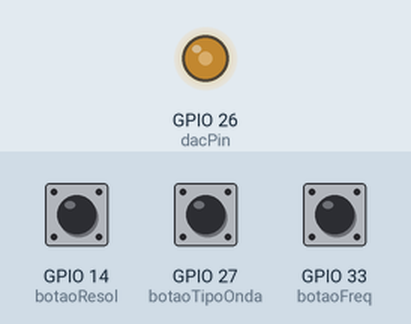
This sketch was run on a simulated ESP32. Parts: output pins drawn as LEDs (lit = HIGH). The inputs (shaded band) are chosen by the test bench; at power-on: GPIO 14 (botaoResol) HIGH, GPIO 27 (botaoTipoOnda) HIGH, GPIO 33 (botaoFreq) HIGH. What the sketch prints to the serial monitor is not drawn.

Above: at 1.2 s.
1.3 s: GPIO 14 (botaoResol) pulled LOW for 0.15 s
At 2.6 s:
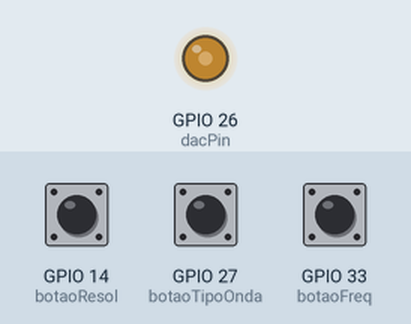
2.9 s: GPIO 27 (botaoTipoOnda) pulled LOW for 0.15 s
4.5 s: GPIO 27 (botaoTipoOnda) pulled LOW for 1 s
At 5.1 s:
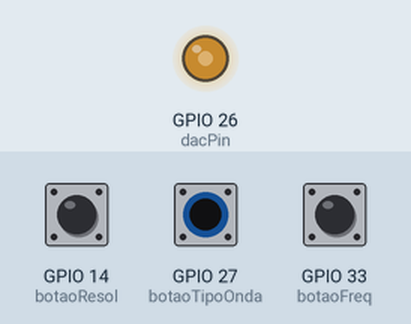
7.0 s: GPIO 14 (botaoResol) pulled LOW for 1 s
At 8.7 s:
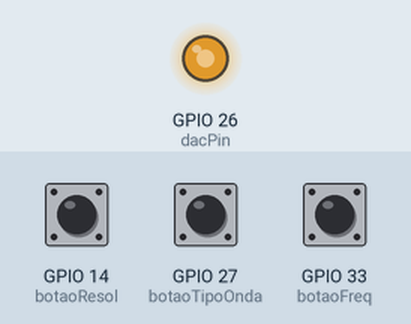
9.5 s: GPIO 14 (botaoResol) pulled LOW for 0.15 s
At 10.4 s:
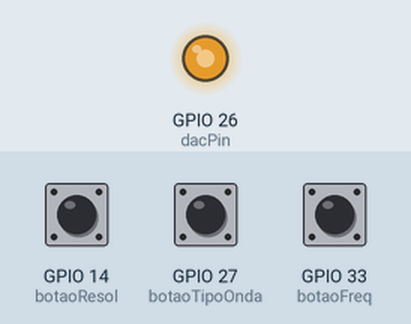
11.1 s: GPIO 33 (botaoFreq) pulled LOW for 0.15 s
At 12.5 s:
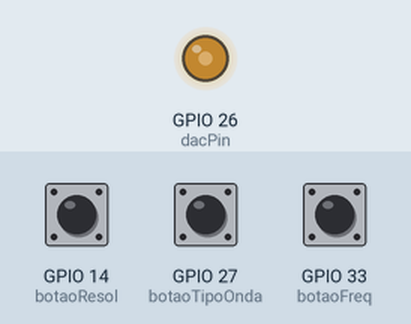
Timing chart, 0 to 31.3 s (numbered marks = the images above; inputs shaded):
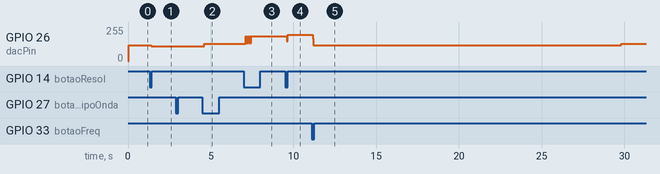

The sketch:

Codigo_do_Gerador_de_Sinais_ESP_32.ino
```cpp
#include <Arduino.h>

// -------- Configurações Iniciais --------
int SAM = 64;  // resolução inicial
float values[512];    // maior tamanho possível
uint8_t tvalues[512]; // buffer máximo

const int dacPin = 26;        // GPIO26 = DAC2
const int botaoTipoOnda = 27; // botão tipo de onda
const int botaoFreq = 33;     // botão frequência
const int botaoResol = 14;    // novo botão para resolução

float freq = 1000.0; // Frequência inicial
int per;             // período entre amostras (µs)
int tipoOnda = 1;    // 1=seno, 2=quadrada, 3=serra
int etapa = 0;       // controle de troca de frequência

// Debounce - tipo de onda
unsigned long lastDebounceTipo = 0;
bool ultimoEstadoTipo = HIGH;
bool estadoEstavelTipo = HIGH;

// Debounce - frequência
unsigned long lastDebounceFreq = 0;
bool ultimoEstadoFreq = HIGH;
bool estadoEstavelFreq = HIGH;

// Debounce - resolução
unsigned long lastDebounceResol = 0;
bool ultimoEstadoResol = HIGH;
bool estadoEstavelResol = HIGH;

// ---------------------------------------------------------
void geraOnda(int tipo)
{
  if (tipo == 1) // Senoidal
  {
    for (int i = 0; i < SAM; i++)
    {
      float val = (1 + sin(2 * PI * i / SAM)) / 2;
      tvalues[i] = (uint8_t)(val * 255);
    }
    Serial.println("→ Onda senoidal selecionada");
  }
  else if (tipo == 2) // Quadrada
  {
    for (int i = 0; i < SAM / 2; i++)
      tvalues[i] = 255;
    for (int i = SAM / 2; i < SAM; i++)
      tvalues[i] = 0;
    Serial.println("→ Onda quadrada selecionada");
  }
  else if (tipo == 3) // Serra
  {
    for (int i = 0; i < SAM; i++)
      tvalues[i] = (uint8_t)((i * 255) / SAM);
    Serial.println("→ Onda serra selecionada");
  }
}

void atualizaPeriodo()
{
  float periodo = (1.0 / freq) / SAM;
  periodo *= 1e6;
  per = (int)periodo;
  Serial.print("Frequência ajustada para: ");
  Serial.print(freq);
  Serial.print(" Hz | Resolução: ");
  Serial.println(SAM);
}

// ---------------- BOTÕES -----------------
void checaBotaoTipo()
{
  bool leitura = digitalRead(botaoTipoOnda);

  if (leitura != estadoEstavelTipo)
  {
    lastDebounceTipo = millis();
    estadoEstavelTipo = leitura;
  }

  if ((millis() - lastDebounceTipo) > 50)
  {
    if (estadoEstavelTipo == LOW && ultimoEstadoTipo == HIGH)
    {
      tipoOnda++;
      if (tipoOnda > 3)
        tipoOnda = 1;
      geraOnda(tipoOnda);
    }
    ultimoEstadoTipo = estadoEstavelTipo;
  }
}

void checaBotaoFreq()
{
  bool leitura = digitalRead(botaoFreq);

  if (leitura != estadoEstavelFreq)
  {
    lastDebounceFreq = millis();
    estadoEstavelFreq = leitura;
  }

  if ((millis() - lastDebounceFreq) > 50)
  {
    if (estadoEstavelFreq == LOW && ultimoEstadoFreq == HIGH)
    {
      etapa++;
      if (etapa == 1)
        freq = 500.0;
      else if (etapa == 2)
        freq = 1000.0;
      else if (etapa == 3)
        freq = 2000.0;
      else if (etapa == 4)
      {
        freq = 4000.0;
        etapa = 0;
      }
      atualizaPeriodo();
    }
    ultimoEstadoFreq = estadoEstavelFreq;
  }
}

void checaBotaoResol()
{
  bool leitura = digitalRead(botaoResol);

  if (leitura != estadoEstavelResol)
  {
    lastDebounceResol = millis();
    estadoEstavelResol = leitura;
  }

  if ((millis() - lastDebounceResol) > 50)
  {
    if (estadoEstavelResol == LOW && ultimoEstadoResol == HIGH)
    {
      // alterna resolução
      if (SAM == 16)
        SAM = 32;
      else if (SAM == 32)
        SAM = 64;
      else if (SAM == 64)
        SAM = 128;
      else if (SAM == 128)
        SAM = 256;
      else if (SAM == 256)
        SAM = 512;
      else
        SAM = 16;

      geraOnda(tipoOnda);
      atualizaPeriodo();
      Serial.print("→ Resolução alterada para ");
      Serial.println(SAM);
    }
    ultimoEstadoResol = estadoEstavelResol;
  }
}

// ---------------------------------------------------------
void setup()
{
  Serial.begin(115200);
  pinMode(botaoTipoOnda, INPUT_PULLUP);
  pinMode(botaoFreq, INPUT_PULLUP);
  pinMode(botaoResol, INPUT_PULLUP);

  Serial.println("\n=== GERADOR DE ONDAS ESP32 ===");

  geraOnda(tipoOnda);
  atualizaPeriodo();
  dacWrite(dacPin, 0);
}

// ---------------------------------------------------------
void loop()
{
  checaBotaoTipo();
  checaBotaoFreq();
  checaBotaoResol();

  for (int i = 0; i < SAM; i++)
  {
    dacWrite(dacPin, tvalues[i]);
    delayMicroseconds(per);
  }
}
```

Measured:
- after the input at 1.3 s, GPIO 26 (dacPin): 119/255 → 111/255 after 0.11 s
- after the input at 2.9 s, every drawn part: stays the same
- after the input at 4.5 s, GPIO 26 (dacPin): 111/255 → 130/255 after 0.11 s
- after the input at 7.0 s, GPIO 26 (dacPin): 130/255 → 134/255 after 0.13 s, → 135/255 0.12 s later, → 186/255 0.12 s later
- after the input at 9.5 s, GPIO 26 (dacPin): 186/255 → 196/255 after 0.07 s
- after the input at 11.1 s, GPIO 26 (dacPin): 196/255 → 120/255 after 0.07 s, → 128/255 18.6 s later
